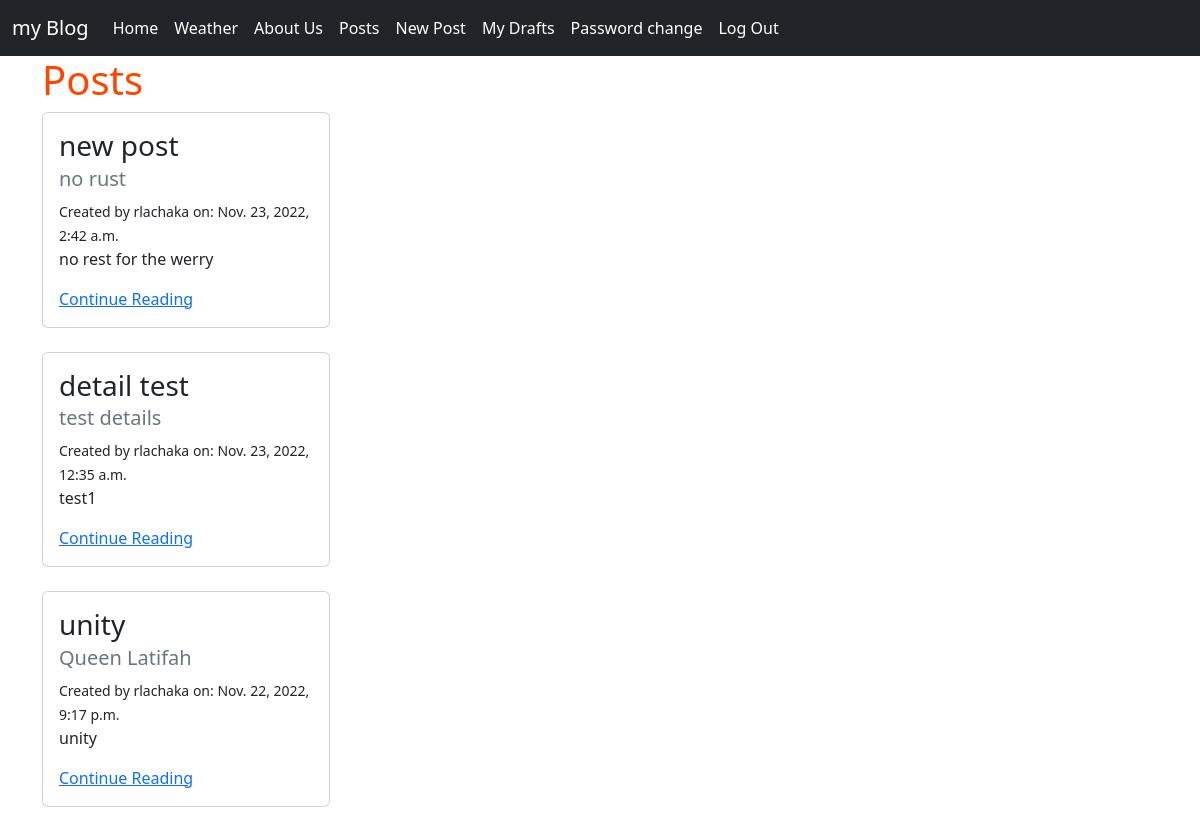
Page /posts/drafts/ (signed in) on the earlier database version.
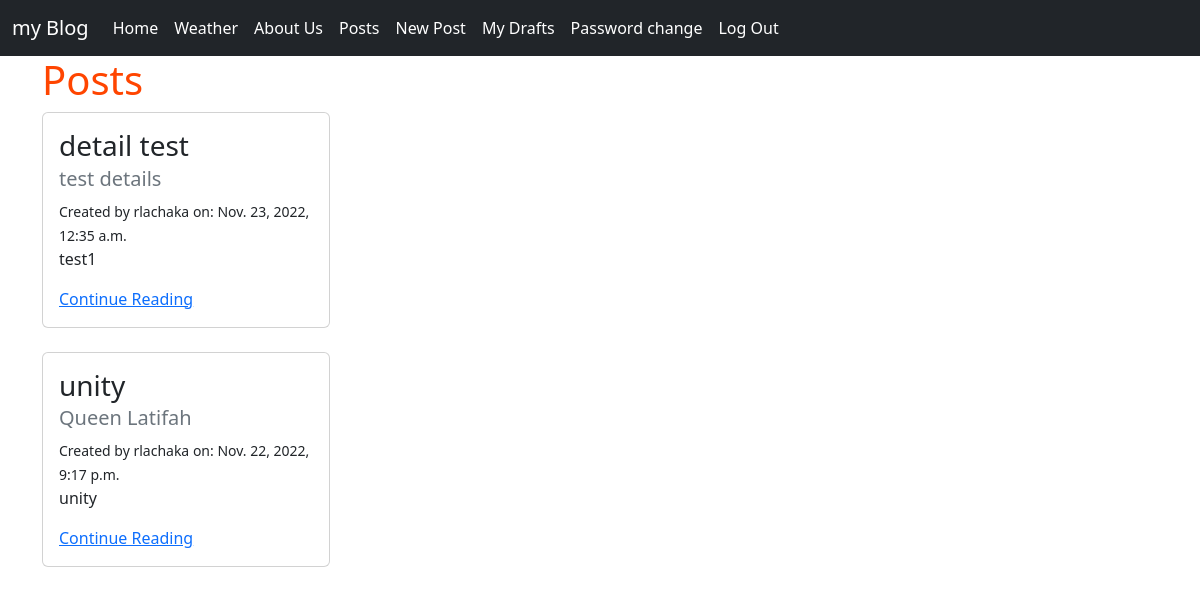
Same page on the later database version.
### posts/models.py (models this page shows, shortened)
class Post(models.Model):
    title = models.CharField(max_length=256)
    subtitle = models.CharField(max_length=256)
    body = models.TextField()
    created_on = models.DateTimeField(auto_now_add=True)
    author = models.ForeignKey(
        get_user_model(),
        on_delete=models.CASCADE
    )
    status = models.ForeignKey(
        'Status',
        on_delete=models.CASCADE,
        default=2
    )

### posts/views.py (the view)
# urls.py: path('drafts/', views.DraftPostListView.as_view(), name='drafts'),
class DraftPostListView(LoginRequiredMixin, ListView):
    template_name = "posts/list.html"
    model = Post
    def get_context_data(self, **kwargs):
        context = super().get_context_data(**kwargs)
        status = Status.objects.get(id=2)
        context["post_list"] = Post.objects.filter(
            status=status).filter(author=self.request.user
            ).order_by('created_on').reverse()
        return context

### templates/posts/list.html (shortened to what this page needs)
{% extends 'base.html' %}
{% load static %}
{% block content %}
<h1>Posts</h1>
{% for post in post_list %}
<div class="card" style="width: 18rem;">
    <div class="card-body">
        <h3 class="card-title">{{ post.title }}</h3>
        <h5 class="card-subtitle mb-2 text-muted">{{ post.subtitle }}</h5>
        <small>Created by {{post.author }} on: {{ post.created_on }}</small>
        <p class="card-text">{{ post.body }}</p>
        <a href="{% url 'detail' post.id %}" class="card-link">Continue Reading</a>
    </div>
</div>
<br />
{% endfor %}
{% endblock %}

### templates/base.html (shortened to what this page needs)
{% load static %}
<!DOCTYPE html>
<html lang="en">
<head>
    <link href="https://cdn.jsdelivr.net/npm/bootstrap@5.2.2/dist/css/bootstrap.min.css" rel="stylesheet"
>
    <link href="{% static 'css/base.css' %}" rel="stylesheet">
</head>
<body>
    <nav class="navbar navbar-expand-lg bg-dark">
        <div class="container-fluid">
            <a class="navbar-brand" href="#">my Blog</a>
            <div class="collapse navbar-collapse" id="navbarNavAltMarkup">
                <div class="navbar-nav">
                    <a class="nav-link" href="{% url 'home' %}">Home</a>
                    <a class="nav-link" href="{% url 'weather' %}">Weather</a>
                    <a class="nav-link" href="{% url 'about' %}">About Us</a>
                    <a class="nav-link" href="{% url 'list' %}">Posts</a>
                    {% if user.is_authenticated %}
                    <a class="nav-link" href="{% url 'new' %}">New Post</a>
                    <a class="nav-link" href="{% url 'drafts' %}">My Drafts</a>
                    <a class="nav-link" href="{% url 'password_change' %}">Password change</a>
                    <a class="nav-link" href="{% url 'logout' %}">Log Out</a>
                    {% else %}
                    <a class="nav-link" href="{% url 'login' %}">Log In</a>
                    <a class="nav-link" href="{% url 'signup' %}">Sign up</a>
                    {% endif %}
                </div>
            </div>
        </div>
    </nav>
    <div class="container">
        {% block content %}
        {% endblock content %}
    </div>
</body>
</html>

### static/css/base.css (style rules this page uses)
h1 { color: orangered; }
.navbar-brand { color: white !important; }
.nav-link { color: white; }

Differences in the rows shown:
no longer on this page (row edited): Post: title "new post", subtitle "no rust", author "rlachaka", created_on "Nov. 23, 2022, 2:42 a.m.", body "no rest for the werry"
